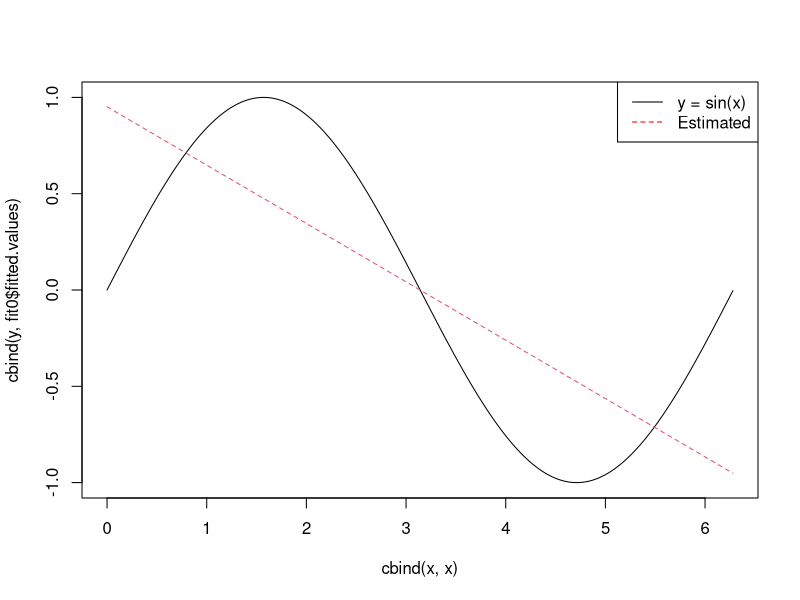

R code for this plot:
x = seq(from = 0, to = 2*pi, by=.01)
y = sin(x)
library(nnet)
fit0 = nnet(y~x, size = 0, linout = T, skip = T)


matplot(cbind(x,x), cbind(y, fit0$fitted.values), type = "l")
legend("topright", legend = c("y = sin(x)", "Estimated"), lty=c(1,2), col=c("black","red"))
